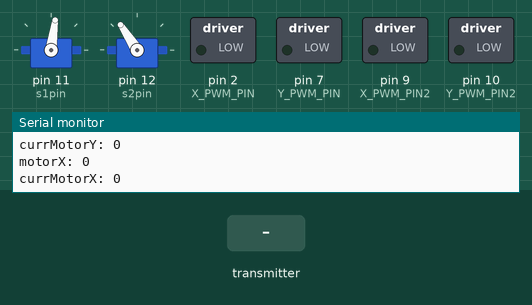
Simulated run of this sketch. Board: Arduino Mega 2560, built with avr-gcc and run on an emulated ATmega2560. On the bench: 2 × servo, switched loads named in the sketch (green lamp = pin HIGH), the last lines printed to the serial monitor. Inputs (shaded band) come from the test bench. No radio packets arrive unless stated.

Above: at 1.2 s.
1.3 s: the transmitter starts sending payload.0 = 64
At 1.5 s:
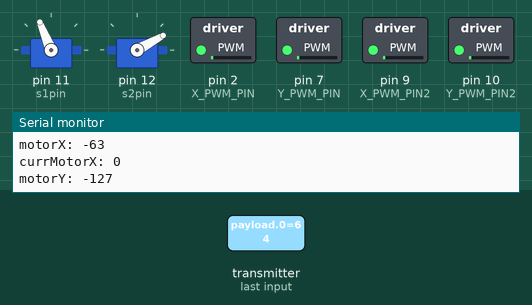
4.3 s: the transmitter starts sending payload.1 = 128
7.3 s: the transmitter starts sending payload.0 = 0
10.3 s: the transmitter starts sending payload.1 = 64
At 10.48 s:
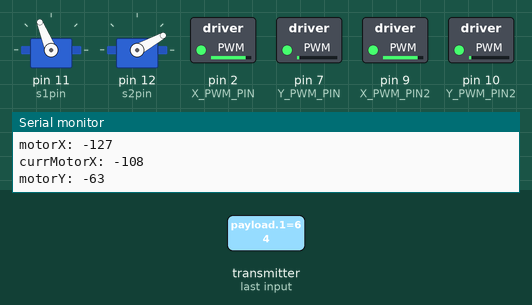
13.3 s: the transmitter starts sending payload.2 = 64
At 13.4 s:
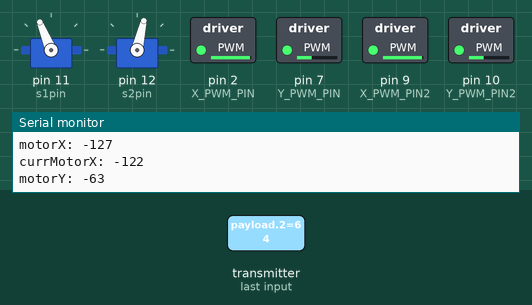
16.3 s: the transmitter starts sending payload.3 = 64
At 16.46 s:
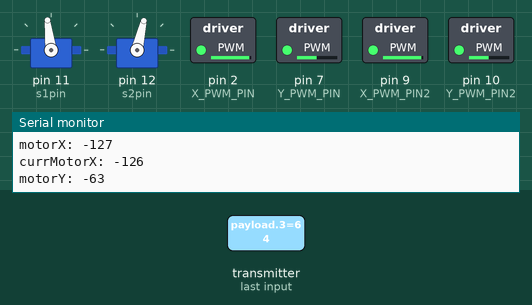
Timing chart, 0 to 20.3 s (numbered marks = the images above; inputs shaded):
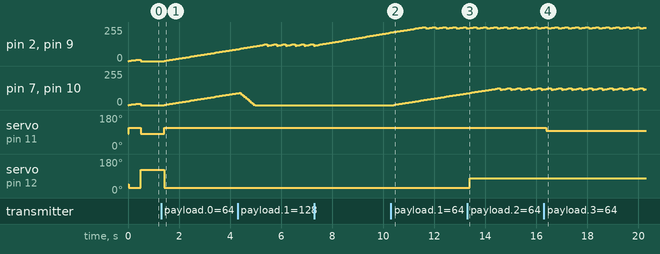

Measured:
- after the input at 1.3 s, pin 2 (X_PWM_PIN), pin 7 (Y_PWM_PIN), pin 9 (X_PWM_PIN2), pin 10 (Y_PWM_PIN2): moves from 0/255 to 90/255 over 2.9 s, starting after 0.13 s; servo on pin 11 (s1pin): 82° → 112° after 0.13 s; servo on pin 12 (s2pin): 123° → 29° after 0.13 s
- after the input at 10.3 s, pin 7 (Y_PWM_PIN), pin 10 (Y_PWM_PIN2): moves from 0/255 to 88/255 over 2.9 s, starting after 0.11 s
- after the input at 13.3 s, servo on pin 12 (s2pin): 29° → 77° after 0.10 s
- after the input at 16.3 s, servo on pin 11 (s1pin): 112° → 97° after 0.09 s
- by itself, pin 2 (X_PWM_PIN), pin 7 (Y_PWM_PIN), pin 9 (X_PWM_PIN2), pin 10 (Y_PWM_PIN2): rises from 0/255 to 10/255 in 0.36 s, then falls to 0/255 in 0.11 s

The sketch:

BB8_Reciever.ino
```cpp
/*
* BB-8 Base Transceiver Module
* RF chip used: nRF24L01
* Updated: Feb 2020 by Noah Palumbo
*/

#include "receiverLib.h"

/****************** User Config ***************************/
/***      Set this radio as radio number 0 or 1         ***/
bool radioNumber = 1;

// Create servo objects
Servo SERVO1;
Servo SERVO2;

// Set initial motor values
int currMotorY = 0;
int currMotorX = 0;

// Disconnect Mode Timer
int disconnect_counter = 0;
const int disconnect_threshold = 5;

/* Hardware configuration: Set up nRF24L01 radio on SPI bus plus pins 7 & 8 */
RF24 radio(8, 53);
/**********************************************************/

byte addresses[][6] = {"1Node", "2Node"};

// Used to control whether this node is sending or receiving
// NOTE we will always be reading, so we don't need to use role.
// bool role = 0;

void setup() {
  Serial.begin(9600);

  radio.begin();

  // Set the PA Level low to prevent power supply related issues and
  // bc of the likelihood of close proximity of the devices. RF24_PA_MAX is default.
  radio.setPALevel(RF24_PA_LOW);

  // Open a writing and reading pipe on each radio, with opposite addresses
  if (radioNumber) {
    radio.openWritingPipe(addresses[1]);
    radio.openReadingPipe(1, addresses[0]);
  } else {
    radio.openWritingPipe(addresses[0]);
    radio.openReadingPipe(1, addresses[1]);
  }

  // Start the radio listening for data
  radio.startListening();

  //initialize servos and start them in the center
  SERVO1.attach(s1pin);
  SERVO2.attach(s2pin);
  SERVO1.write(81);     //
  SERVO2.write(46);     // may need tuning as we make changes
}

void loop() {
  /****************** Pong Back Role ***************************/

  uint8_t payload[5]; // payload variable 5 bytes

  int motorY;     //Joystick 1 Y-axis
  int motorX;     //Joystick 1 X-axis
  int neckX;      // Joystick 2 X-axis
  int neckY;      // Joystick 2 Y-axis
  int rotate;     // Head rotation

  //servo variables
  int servo1angle;
  int servo2angle;

  if (radio.available()) {                                  // if controller is connected
    // Serial.print("Radio received!");
    // Variable for the received timestamp
    while (radio.available()) {                             // While there is data ready
      radio.read( &payload, sizeof(uint8_t)*5 );             // Get the payload
      //Serial.println(payload, BIN);
    }

    // Reset Disconnect Counter since message was received
    disconnect_counter = 0;

    // FOR USE IF CONTROLLER NEEDS FEEDBACK
    //radio.stopListening();                                        // First, stop listening so we can talk
    //radio.write( &payload, sizeof(unsigned long) );               // Send the final one back.
    //radio.startListening();                                       // Now, resume listening so we catch the next packets.

    //Decode our message into individual motor and servo signals
    // Payload structure:
    //  [ ---- ---- , ---- ---- , ---- ---- , ---- ---- , 0000 00-- ]
    //     Motor X     Motor Y      Neck X      Neck Y   Head Rotation
    //-------------------------------------------------------

    /* Parse Payload into array fragments (bytes) */
    motorX = payload[0];
    motorY = payload[1];
    neckX = payload[2];
    neckY = payload[3];
    rotate = payload[4];    // 0 & 3 do nothing, 1 and 2 rotate in respective directions


    // Print Payload Fragments
    //printPayload(payload);
  }

  else{  // controller not/dis connected
        Serial.print("Disconnect Counter = ");
        Serial.println(disconnect_counter);
        if(disconnect_counter < disconnect_threshold)
          disconnect_counter++;
        else
        {
          // Alert serial monitor
          Serial.println("CONTROLLER NOT CONNECTED");
          // Give inputs 0 values
          motorX = 127; // Joystick range = [0,255]
          motorY = 127; // so center @ ~127
          neckX = 127;
          neckY = 127;
          rotate = 3;
        }
     }

    // Joystick values can range -127 and +127, set from 127 to 0 by subtracting 127
    motorY -= 127;
    motorX -= 127;
    neckY -= 127;
    neckX -= 40;

    // Limit Motor Values to +/- 128
    if(motorX < -127)     // Otherwise the motor value
      motorX = -127;      // can overflow and the value
    else if(motorX > 127) // resets straight to 0
      motorX = 127;       // Very bad for the motors
    if(motorY < -127)
      motorY = -127;
    else if(motorY > 127)
      motorY = 127;

    // Modified to Zero Center Payload Debug Prints
    // values roughly (-127 <-> 127)
    /*Serial.print("motorX: ");
    Serial.println(motorX);
    Serial.print("motorY: ");
    Serial.println(motorY);
    Serial.print("neckX: ");
    Serial.println(neckX);
    Serial.print("neckY: ");
    Serial.println(neckY);
    Serial.print("rotate: ");
    Serial.println(rotate);
    Serial.println();*/


    // Motor Damping Debug Prints
    Serial.print("motorY: ");
    Serial.println(motorY);
    Serial.print("currMotorY: ");
    Serial.println(currMotorY);

    Serial.print("motorX: ");
    Serial.println(motorX);
    Serial.print("currMotorX: ");
    Serial.println(currMotorX);

    Serial.println();


    // scaling to account for overflow
    neckX = neckX / 2;
    neckY = neckY / 1.5;

    //SERVO OUTPUT CODE
    servo1angle = neckY;
    servo2angle = neckX;
    servo1angle = map(servo1angle, 127, -127, 37, 128);
    servo2angle = map(servo2angle, -40, 22, 0, 92);
    SERVO1.write(servo1angle); // write neckY
    SERVO2.write(servo2angle); // write neckX
    /* If movement too janky may need to use damping code similar to motors */

    // MOTOR OUTPUT CODE
        // Motor Y Direction and currMotorY update
        if (motorY < motorNegBound)                    // if user input is negative Y
          currMotorY = negativeInputDamp(motorY, currMotorY);
        else if (motorY > motorPosBound)                // if user input is positive Y
          currMotorY = positiveInputDamp(motorY, currMotorY);
        else     // user input is zero
          currMotorY = zeroInputDamp(motorY, currMotorY);


        // Send currMotorY to correct pins
        if(currMotorY < 0)
        {
          digitalWrite(Y_DIR2_PIN, 0);
          digitalWrite(Y_DIR2_PIN2, 1);
          analogWrite(Y_PWM_PIN, abs(currMotorY) * 2);
          analogWrite(Y_PWM_PIN2, abs(currMotorY) * 2);
        }
        else if (currMotorY > 0)
        {
          digitalWrite(Y_DIR2_PIN, 1);
          digitalWrite(Y_DIR2_PIN2, 0);
          analogWrite(Y_PWM_PIN, abs(currMotorY) * 2);
          analogWrite(Y_PWM_PIN2, abs(currMotorY) * 2);
        }
        else
        {
           digitalWrite(Y_DIR2_PIN, 0);
           analogWrite(Y_PWM_PIN, 0);
           digitalWrite(Y_DIR2_PIN2, 0);
           analogWrite(Y_PWM_PIN2, 0);
        }


        // Motor X Direction and currMotorX update
        if (motorX < motorNegBound)                     // if user input is negative X
          currMotorX = negativeInputDamp(motorX, currMotorX);
        else if (motorX > motorPosBound)                 // if user input is positive X
          currMotorX = positiveInputDamp(motorX, currMotorX);
        else                                 // user input is zero
          currMotorX = zeroInputDamp(motorX, currMotorX);

        // Send currMotorX to correct pins
        if(currMotorX < 0)
        {
          digitalWrite(X_DIR1_PIN, 0);
          digitalWrite(X_DIR1_PIN2, 1);
          analogWrite(X_PWM_PIN, abs(currMotorX) * 2);
          analogWrite(X_PWM_PIN2, abs(currMotorX) * 2);
        }
        else if (currMotorX > 0)
        {
          digitalWrite(X_DIR1_PIN, 1);
          digitalWrite(X_DIR1_PIN2, 0);
          analogWrite(X_PWM_PIN, abs(currMotorX) * 2);
          analogWrite(X_PWM_PIN2, abs(currMotorX) * 2);
        }
        else
        {
           digitalWrite(X_DIR1_PIN, 0);
           analogWrite(X_PWM_PIN, 0);
           digitalWrite(X_DIR1_PIN2, 0);
           analogWrite(X_PWM_PIN2, 0);
        }


        /*Serial.println("BEFORE");
        Serial.print("Rotate: ");
        Serial.println(rotate);
        Serial.print("rotEn: ");
        Serial.println(rotEn);
        Serial.print("rotDir1: ");
        Serial.println(rotDir1);
        Serial.print("rotDir2: ");
        Serial.println(rotDir2);
        Serial.println();*/

        //Serial.println(rotate);
        if (rotate == 1)
        {
            digitalWrite(rotDir1, HIGH);
            digitalWrite(rotDir2, LOW);
            // set speed to 50 out of possible range 0~255
            analogWrite(rotEn, 150);
        }
        else if (rotate == 2)
        {
            digitalWrite(rotDir1, LOW);
            digitalWrite(rotDir2, HIGH);
            analogWrite(rotEn, 150);
        }
        else
        {
            digitalWrite(rotDir1, LOW);
            digitalWrite(rotDir2, LOW);
        }

        /*Serial.println("AFTER");
        Serial.print("rotEn: ");
        Serial.println(rotEn);
        Serial.print("rotDir1: ");
        Serial.println(rotDir1);
        Serial.print("rotDir2: ");
        Serial.println(rotDir2);
        Serial.println();*/

       // Delay to slow everything down for testing
       //delay(200);
} // Loop

//Motor 1 is janky
```

receiverLib.cpp
```cpp
#include "receiverLib.h"

void setPins()
{
  pinMode(53, OUTPUT); // Required on Arduino MEGA for nRF

  //Set motor pins to output
  pinMode(X_PWM_PIN, OUTPUT);
  pinMode(X_DIR1_PIN, OUTPUT);
  pinMode(Y_PWM_PIN, OUTPUT);
  pinMode(Y_DIR2_PIN, OUTPUT);

  pinMode(X_PWM_PIN2, OUTPUT);
  pinMode(X_DIR1_PIN2, OUTPUT);
  pinMode(Y_PWM_PIN2, OUTPUT);
  pinMode(Y_DIR2_PIN2, OUTPUT);

  // set all the rotation motor control pins to outputs
  pinMode(rotEn, OUTPUT);
  pinMode(rotDir1, OUTPUT);
  pinMode(rotDir2, OUTPUT);
}

void printPayload(uint8_t payload[])
{
      // Payload Debug Prints
    Serial.print("payload[0]: ");
    Serial.println(payload[0]);
    Serial.print("payload[1]: ");
    Serial.println(payload[1]);
    Serial.print("payload[2]: ");
    Serial.println(payload[2]);
    Serial.print("payload[3]: ");
    Serial.println(payload[3]);
    Serial.print("payload[4]: ");
    Serial.println(payload[4]);
    Serial.println();
}

int negativeInputDamp(int input, int curr)
{
  // need to move backward
  // and convert joystick angle to positive analog signal from 0 to 255
  if(curr > 0)                   // if switching from positive to negative
    curr -= fastDampingConstant;
  else if (curr > input)        // if slowing but still in negative direction
    curr -= dampingConstant;
  else if (curr > (input + fastDampingConstant))     // if user lowers input but not quite to zero
    curr = input;
  else                          // speeding up
    curr += fastDampingConstant;
  return curr;
}

int positiveInputDamp(int input, int curr)
{
  // need to move forward
  // and convert joystick angle to positive analog signal from 0 to 255
  if (curr < 0)                   // if switching from negative to positive
    curr += fastDampingConstant;
  else if (curr < input)          // if slowing but still in positive direction
    curr += dampingConstant;
  else if (curr < (input + fastDampingConstant))      // if user lowers input but not quite to zero
    curr = input;
  else                            // speeding up
    curr -= fastDampingConstant;
  return curr;
}

int zeroInputDamp(int input, int curr)
{
  // need to release motor (  )
  // and set speed to 0
  if (curr < (0 - fastDampingConstant)) // damping from - to 0
      curr += fastDampingConstant;
  else if (curr > (0 + fastDampingConstant)) // damping from + to 0
      curr -= fastDampingConstant;
  else                 // if the output is less than fastDampingConstant just set to zero
     curr = 0;
  return curr;
}
```

receiverLib.h
```cpp
#ifndef RECEIVER_H
#define RECEIVER_H

// include libraries that make our lives easier

#include <SPI.h>   // SPI is protocol Arduino uses to communicate with RF chip
#include "RF24.h"  // contains functions that help us use the RF chip
#include <Servo.h> // contains functions to operate servos
#include <Arduino.h>

/************ Pin Number Assignment **************************/
// Pins used to control X and Y axis on motors
const int X_PWM_PIN = 2;
const int X_DIR1_PIN = 3;
const int Y_PWM_PIN = 7;
const int Y_DIR2_PIN = 5;

const int X_PWM_PIN2 = 9;
const int X_DIR1_PIN2 = 33;
const int Y_PWM_PIN2 = 10;
const int Y_DIR2_PIN2 = 34;

// connect motor controller pins to Arduino digital pins
// Neck Spinning Pins
const int rotEn = 25;
const int rotDir1 = 24;
const int rotDir2 = 23;

// Pins for Servos
const int s1pin = 11;
const int s2pin = 12;
/*************************************************************/

// Set damping constant
// if need more intense damping, use a map system like the servos
const int dampingConstant = 1;
const int fastDampingConstant = 5 * dampingConstant;  // use when need a quicker damp (mainly for deceleration [yeah I know it's just acceleration in a different direction])

// Set Movement Motor Zero Bounds
// set values that motor values need to pass in order to send signal to motor
const int motorPosBound = 20;
const int motorNegBound = -20;

// sets pin modes for each peripheral
void setPins();

// serial payload debug printing
void printPayload(uint8_t payload[]);

// motor control and damping
int negativeInputDamp(int input, int curr);
int positiveInputDamp(int input, int curr);
int zeroInputDamp(int input, int curr);

#endif // RECEIVER_H
```
